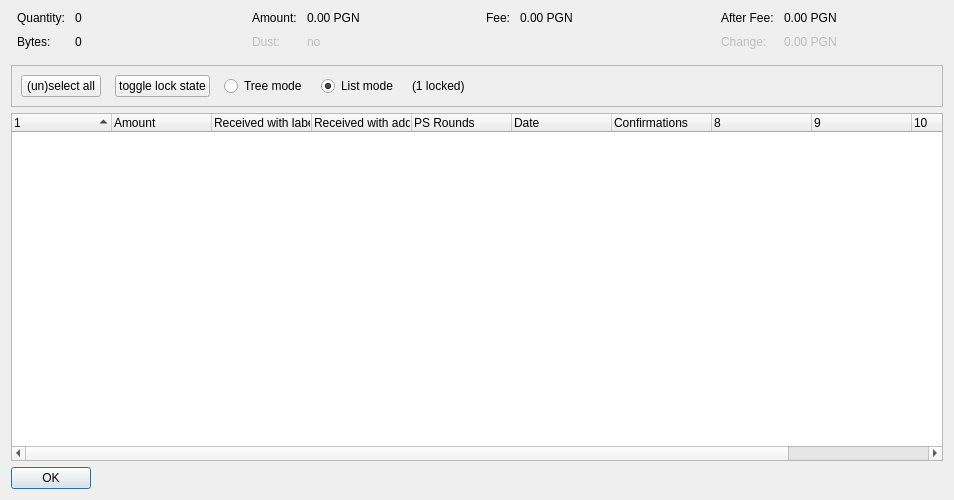
<?xml version="1.0" encoding="UTF-8"?>
<ui version="4.0">
 <class>CoinControlDialog</class>
 <widget class="QDialog" name="CoinControlDialog">
  <property name="geometry">
   <rect>
    <x>0</x>
    <y>0</y>
    <width>954</width>
    <height>500</height>
   </rect>
  </property>
  <property name="windowTitle">
   <string>Coin Selection</string>
  </property>
  <layout class="QVBoxLayout" name="verticalLayout">
   <item>
    <layout class="QHBoxLayout" name="horizontalLayoutTop" stretch="0,0,0,0">
     <property name="topMargin">
      <number>0</number>
     </property>
     <property name="bottomMargin">
      <number>10</number>
     </property>
     <item>
      <layout class="QFormLayout" name="formLayoutCoinControl1">
       <property name="horizontalSpacing">
        <number>10</number>
       </property>
       <property name="verticalSpacing">
        <number>10</number>
       </property>
       <property name="leftMargin">
        <number>6</number>
       </property>
       <property name="rightMargin">
        <number>6</number>
       </property>
       <item row="0" column="0">
        <widget class="QLabel" name="labelCoinControlQuantityText">
         <property name="text">
          <string>Quantity:</string>
         </property>
        </widget>
       </item>
       <item row="0" column="1">
        <widget class="QLabel" name="labelCoinControlQuantity">
         <property name="cursor">
          <cursorShape>IBeamCursor</cursorShape>
         </property>
         <property name="contextMenuPolicy">
          <enum>Qt::ActionsContextMenu</enum>
         </property>
         <property name="text">
          <string notr="true">0</string>
         </property>
         <property name="textInteractionFlags">
          <set>Qt::LinksAccessibleByMouse|Qt::TextSelectableByKeyboard|Qt::TextSelectableByMouse</set>
         </property>
        </widget>
       </item>
       <item row="1" column="0">
        <widget class="QLabel" name="labelCoinControlBytesText">
         <property name="text">
          <string>Bytes:</string>
         </property>
        </widget>
       </item>
       <item row="1" column="1">
        <widget class="QLabel" name="labelCoinControlBytes">
         <property name="cursor">
          <cursorShape>IBeamCursor</cursorShape>
         </property>
         <property name="contextMenuPolicy">
          <enum>Qt::ActionsContextMenu</enum>
         </property>
         <property name="text">
          <string notr="true">0</string>
         </property>
         <property name="textInteractionFlags">
          <set>Qt::LinksAccessibleByMouse|Qt::TextSelectableByKeyboard|Qt::TextSelectableByMouse</set>
         </property>
        </widget>
       </item>
      </layout>
     </item>
     <item>
      <layout class="QFormLayout" name="formLayoutCoinControl2">
       <property name="horizontalSpacing">
        <number>10</number>
       </property>
       <property name="verticalSpacing">
        <number>10</number>
       </property>
       <property name="leftMargin">
        <number>6</number>
       </property>
       <property name="rightMargin">
        <number>6</number>
       </property>
       <item row="0" column="0">
        <widget class="QLabel" name="labelCoinControlAmountText">
         <property name="text">
          <string>Amount:</string>
         </property>
        </widget>
       </item>
       <item row="0" column="1">
        <widget class="QLabel" name="labelCoinControlAmount">
         <property name="cursor">
          <cursorShape>IBeamCursor</cursorShape>
         </property>
         <property name="contextMenuPolicy">
          <enum>Qt::ActionsContextMenu</enum>
         </property>
         <property name="text">
          <string notr="true">0.00 PGN</string>
         </property>
         <property name="textInteractionFlags">
          <set>Qt::LinksAccessibleByMouse|Qt::TextSelectableByKeyboard|Qt::TextSelectableByMouse</set>
         </property>
        </widget>
       </item>
       <item row="1" column="0">
        <widget class="QLabel" name="labelCoinControlLowOutputText">
         <property name="enabled">
          <bool>false</bool>
         </property>
         <property name="text">
          <string>Dust:</string>
         </property>
        </widget>
       </item>
       <item row="1" column="1">
        <widget class="QLabel" name="labelCoinControlLowOutput">
         <property name="enabled">
          <bool>false</bool>
         </property>
         <property name="cursor">
          <cursorShape>IBeamCursor</cursorShape>
         </property>
         <property name="contextMenuPolicy">
          <enum>Qt::ActionsContextMenu</enum>
         </property>
         <property name="text">
          <string notr="true">no</string>
         </property>
         <property name="textInteractionFlags">
          <set>Qt::LinksAccessibleByMouse|Qt::TextSelectableByKeyboard|Qt::TextSelectableByMouse</set>
         </property>
        </widget>
       </item>
      </layout>
     </item>
     <item>
      <layout class="QFormLayout" name="formLayoutCoinControl3">
       <property name="horizontalSpacing">
        <number>10</number>
       </property>
       <property name="verticalSpacing">
        <number>10</number>
       </property>
       <property name="leftMargin">
        <number>6</number>
       </property>
       <property name="rightMargin">
        <number>6</number>
       </property>
       <item row="0" column="0">
        <widget class="QLabel" name="labelCoinControlFeeText">
         <property name="text">
          <string>Fee:</string>
         </property>
        </widget>
       </item>
       <item row="0" column="1">
        <widget class="QLabel" name="labelCoinControlFee">
         <property name="cursor">
          <cursorShape>IBeamCursor</cursorShape>
         </property>
         <property name="contextMenuPolicy">
          <enum>Qt::ActionsContextMenu</enum>
         </property>
         <property name="text">
          <string notr="true">0.00 PGN</string>
         </property>
         <property name="textInteractionFlags">
          <set>Qt::LinksAccessibleByMouse|Qt::TextSelectableByKeyboard|Qt::TextSelectableByMouse</set>
         </property>
        </widget>
       </item>
      </layout>
     </item>
     <item>
      <layout class="QFormLayout" name="formLayoutCoinControl4">
       <property name="horizontalSpacing">
        <number>10</number>
       </property>
       <property name="verticalSpacing">
        <number>10</number>
       </property>
       <property name="leftMargin">
        <number>6</number>
       </property>
       <property name="rightMargin">
        <number>6</number>
       </property>
       <item row="0" column="0">
        <widget class="QLabel" name="labelCoinControlAfterFeeText">
         <property name="text">
          <string>After Fee:</string>
         </property>
        </widget>
       </item>
       <item row="0" column="1">
        <widget class="QLabel" name="labelCoinControlAfterFee">
         <property name="cursor">
          <cursorShape>IBeamCursor</cursorShape>
         </property>
         <property name="contextMenuPolicy">
          <enum>Qt::ActionsContextMenu</enum>
         </property>
         <property name="text">
          <string notr="true">0.00 PGN</string>
         </property>
         <property name="textInteractionFlags">
          <set>Qt::LinksAccessibleByMouse|Qt::TextSelectableByKeyboard|Qt::TextSelectableByMouse</set>
         </property>
        </widget>
       </item>
       <item row="1" column="0">
        <widget class="QLabel" name="labelCoinControlChangeText">
         <property name="enabled">
          <bool>false</bool>
         </property>
         <property name="text">
          <string>Change:</string>
         </property>
        </widget>
       </item>
       <item row="1" column="1">
        <widget class="QLabel" name="labelCoinControlChange">
         <property name="enabled">
          <bool>false</bool>
         </property>
         <property name="cursor">
          <cursorShape>IBeamCursor</cursorShape>
         </property>
         <property name="contextMenuPolicy">
          <enum>Qt::ActionsContextMenu</enum>
         </property>
         <property name="text">
          <string notr="true">0.00 PGN</string>
         </property>
         <property name="textInteractionFlags">
          <set>Qt::LinksAccessibleByMouse|Qt::TextSelectableByKeyboard|Qt::TextSelectableByMouse</set>
         </property>
        </widget>
       </item>
      </layout>
     </item>
    </layout>
   </item>
   <item>
    <widget class="QFrame" name="frame">
     <property name="minimumSize">
      <size>
       <width>0</width>
       <height>40</height>
      </size>
     </property>
     <property name="frameShape">
      <enum>QFrame::StyledPanel</enum>
     </property>
     <property name="frameShadow">
      <enum>QFrame::Sunken</enum>
     </property>
     <layout class="QHBoxLayout" name="horizontalLayout">
      <item>
       <layout class="QHBoxLayout" name="horizontalLayoutPanel" stretch="0,0,0,0,0,0">
        <property name="spacing">
         <number>14</number>
        </property>
        <item>
         <widget class="QPushButton" name="pushButtonSelectAll">
          <property name="sizePolicy">
           <sizepolicy hsizetype="Maximum" vsizetype="Fixed">
            <horstretch>0</horstretch>
            <verstretch>0</verstretch>
           </sizepolicy>
          </property>
          <property name="text">
           <string>(un)select all</string>
          </property>
          <property name="autoDefault">
           <bool>false</bool>
          </property>
         </widget>
        </item>
        <item>
         <widget class="QPushButton" name="pushButtonToggleLock">
          <property name="sizePolicy">
           <sizepolicy hsizetype="Maximum" vsizetype="Fixed">
            <horstretch>0</horstretch>
            <verstretch>0</verstretch>
           </sizepolicy>
          </property>
          <property name="text">
           <string>toggle lock state</string>
          </property>
          <property name="autoDefault">
           <bool>false</bool>
          </property>
         </widget>
        </item>
        <item>
         <widget class="QRadioButton" name="radioTreeMode">
          <property name="sizePolicy">
           <sizepolicy hsizetype="Maximum" vsizetype="Fixed">
            <horstretch>0</horstretch>
            <verstretch>0</verstretch>
           </sizepolicy>
          </property>
          <property name="text">
           <string>Tree mode</string>
          </property>
         </widget>
        </item>
        <item>
         <widget class="QRadioButton" name="radioListMode">
          <property name="sizePolicy">
           <sizepolicy hsizetype="Maximum" vsizetype="Fixed">
            <horstretch>0</horstretch>
            <verstretch>0</verstretch>
           </sizepolicy>
          </property>
          <property name="text">
           <string>List mode</string>
          </property>
          <property name="checked">
           <bool>true</bool>
          </property>
         </widget>
        </item>
        <item>
         <widget class="QLabel" name="labelLocked">
          <property name="text">
           <string>(1 locked)</string>
          </property>
         </widget>
        </item>
        <item>
         <spacer name="horizontalSpacer">
          <property name="orientation">
           <enum>Qt::Horizontal</enum>
          </property>
          <property name="sizeHint" stdset="0">
           <size>
            <width>40</width>
            <height>20</height>
           </size>
          </property>
         </spacer>
        </item>
       </layout>
      </item>
     </layout>
    </widget>
   </item>
   <item>
    <widget class="CoinControlTreeWidget" name="treeWidget">
     <property name="contextMenuPolicy">
      <enum>Qt::CustomContextMenu</enum>
     </property>
     <property name="sortingEnabled">
      <bool>false</bool>
     </property>
     <property name="columnCount">
      <number>11</number>
     </property>
     <attribute name="headerShowSortIndicator" stdset="0">
      <bool>true</bool>
     </attribute>
     <attribute name="headerStretchLastSection">
      <bool>false</bool>
     </attribute>
     <column>
      <property name="text">
       <string/>
      </property>
     </column>
     <column>
      <property name="text">
       <string>Amount</string>
      </property>
     </column>
     <column>
      <property name="text">
       <string>Received with label</string>
      </property>
     </column>
     <column>
      <property name="text">
       <string>Received with address</string>
      </property>
     </column>
     <column>
      <property name="text">
       <string>PS Rounds</string>
      </property>
     </column>
     <column>
      <property name="text">
       <string>Date</string>
      </property>
     </column>
     <column>
      <property name="text">
       <string>Confirmations</string>
      </property>
      <property name="toolTip">
       <string>Confirmed</string>
      </property>
     </column>
     <column>
      <property name="text">
       <string/>
      </property>
     </column>
     <column>
      <property name="text">
       <string/>
      </property>
     </column>
     <column>
      <property name="text">
       <string/>
      </property>
     </column>
     <column>
      <property name="text">
       <string/>
      </property>
     </column>
    </widget>
   </item>
   <item>
    <widget class="QDialogButtonBox" name="buttonBox">
     <property name="sizePolicy">
      <sizepolicy hsizetype="Maximum" vsizetype="Fixed">
       <horstretch>0</horstretch>
       <verstretch>0</verstretch>
      </sizepolicy>
     </property>
     <property name="orientation">
      <enum>Qt::Horizontal</enum>
     </property>
     <property name="standardButtons">
      <set>QDialogButtonBox::Ok</set>
     </property>
    </widget>
   </item>
  </layout>
 </widget>
 <customwidgets>
  <customwidget>
   <class>CoinControlTreeWidget</class>
   <extends>QTreeWidget</extends>
   <header>qt/coincontroltreewidget.h</header>
  </customwidget>
 </customwidgets>
 <resources/>
 <connections/>
</ui>
